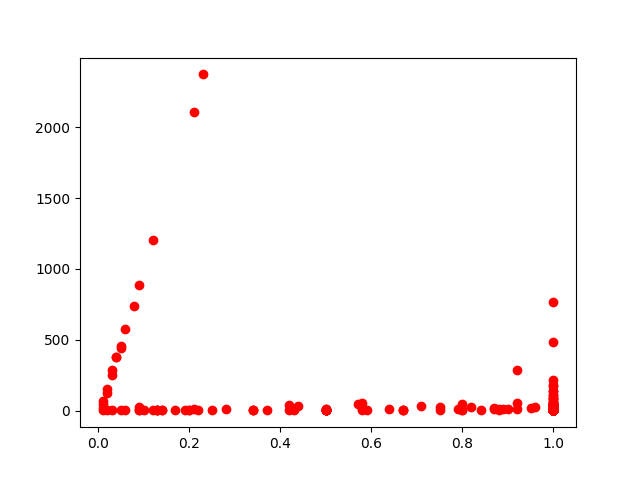

Generate this figure with Python:
import sys
import matplotlib.pyplot as plt

x = []
y = []

fd = open('ranks.txt', 'r', encoding = "utf-8")
for line in fd.readlines():
        line = line.strip()
        if line == '':
                continue
	
        row = line.split('\t')
        x.append(float(row[0]))
        y.append(int(row[1]))

plt.plot(x, y, 'ro')
plt.show()
